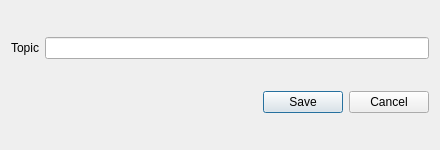
<?xml version="1.0" encoding="UTF-8"?>
<ui version="4.0">
 <class>Topics</class>
 <widget class="QDialog" name="Topics">
  <property name="geometry">
   <rect>
    <x>0</x>
    <y>0</y>
    <width>440</width>
    <height>150</height>
   </rect>
  </property>
  <property name="windowTitle">
   <string>Topic</string>
  </property>
  <layout class="QVBoxLayout" name="verticalLayout">
   <item>
    <layout class="QHBoxLayout" name="horizontalLayout_2">
     <item>
      <widget class="QLabel" name="label">
       <property name="text">
        <string>Topic</string>
       </property>
      </widget>
     </item>
     <item>
      <widget class="QLineEdit" name="txtTopic"/>
     </item>
    </layout>
   </item>
   <item>
    <layout class="QHBoxLayout" name="horizontalLayout">
     <item>
      <spacer name="horizontalSpacer">
       <property name="orientation">
        <enum>Qt::Horizontal</enum>
       </property>
       <property name="sizeHint" stdset="0">
        <size>
         <width>40</width>
         <height>20</height>
        </size>
       </property>
      </spacer>
     </item>
     <item>
      <widget class="QPushButton" name="btnSave">
       <property name="text">
        <string>Save</string>
       </property>
      </widget>
     </item>
     <item>
      <widget class="QPushButton" name="btnCancel">
       <property name="text">
        <string>Cancel</string>
       </property>
      </widget>
     </item>
    </layout>
   </item>
  </layout>
 </widget>
 <resources/>
 <connections/>
</ui>
